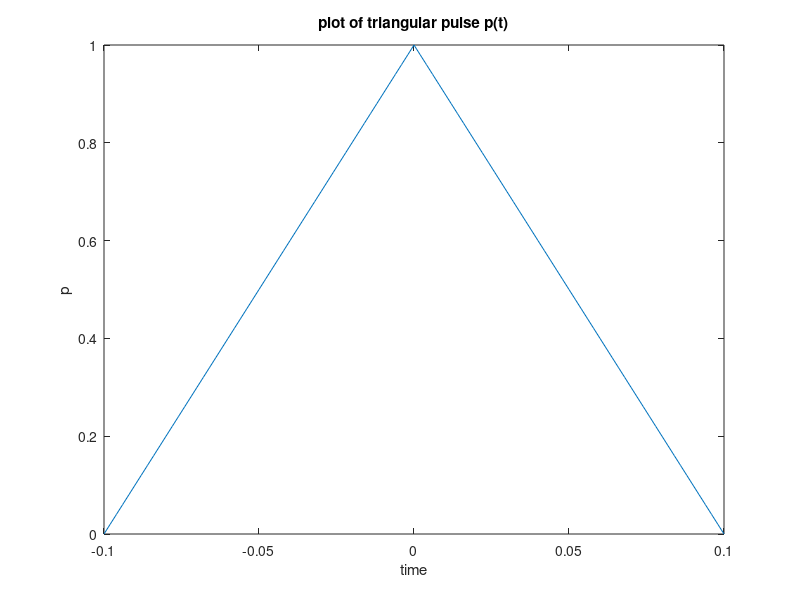
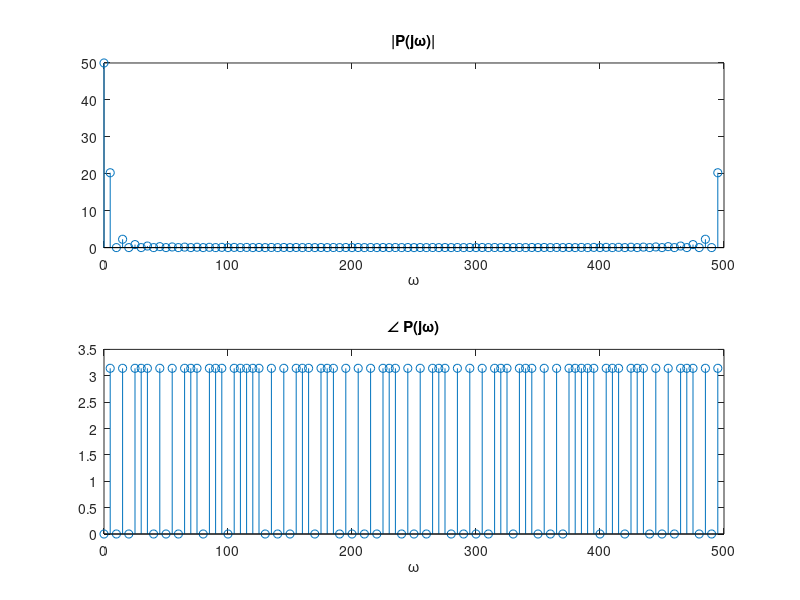
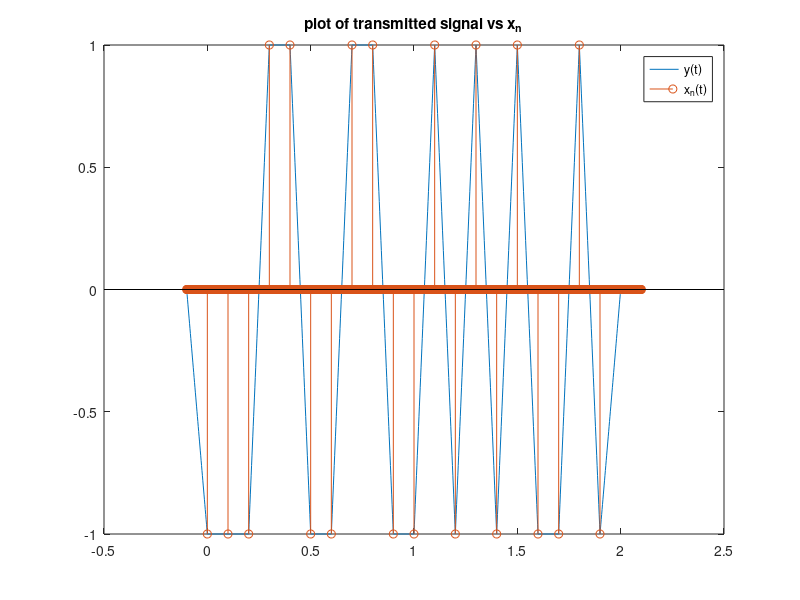
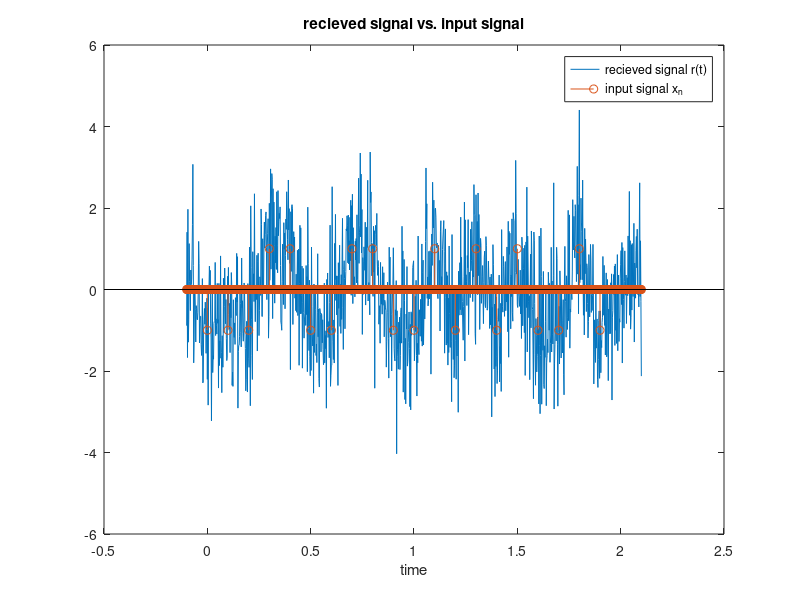

Write MATLAB code to recreate these figures, in order.
clear, close all

% param
N = 20; % number of bits
Tp = 0.1; % half the pulse width
dt = Tp/50; % sampling frequency -- keep this constant
fb = 1/(Tp); % bit rate
dt_b = 1/fb; % bit period (how long between bits)
t = 0:dt:(dt_b*N); % time range -- not sure if this is right
sigma = 1; % noise parameter for part e

% upper limit is the number of bit periods times the number of bits

%% PART A -- need graphs, etc
t_pulse = -Tp:dt:Tp;
p = 1-abs(t_pulse./Tp);
% creates triangular pulse that is 2*Tp wide in time

% plot(t_pulse,p)

transform = fft((p(1:end-1)));
Fs = 1/dt;
f = Fs * (0:length(transform)-1)/length(transform);

% figure, stem(abs(transform))

% testing shifted vs unshifted
% x = [0:0.2:1 0.8:-0.2:0.2];
% X = fft(x); X_shift=fft(fftshift(x));
% figure,subplot(2,1,1)
% stem(angle(X))
% subplot(2,1,2), stem(angle(X_shift))
% 
% figure,subplot(2,1,1)
% stem(abs(X))
% subplot(2,1,2)
% stem(abs(X_shift))

%% PART C
bits = 2*((rand(1,N)<0.5)-0.5);

%% PART D

% Thomas
% How I think x should be generated: u take the bits defined in c, and put
% them into an array along with time. every Ts time, there will be one of
% the spikes corresponding to one in bits
% result is kinda same as urs evan, but maybe its more general? idk

% makes a time vector of appropriate length. I chose Ts arbitrarily
Ts = 1/fb;
tx = 0:dt:(N)*Ts;

% insert the message onto xn, put a spike every Ts seconds
xn = zeros(size(tx));
for i=0:N-1
    xn(abs(tx - i * Ts) < .0001) = bits(i+1);
end
% calculate the convolution
y_conv = conv(xn, p);

%% part E
% add noise as specified
nt = sigma*randn(1,length(y_conv));
rt = nt + y_conv;

%% part F

% make a new time axis, again, time is increased by Tp on both sides
tx_out = -Tp:dt:(N)*Ts + Tp;
xhat = zeros(size(rt));
xhat_matched = zeros(size(rt));

p_negt = flip(p);
zn = conv(rt, p_negt, "same");

% make the zero array then add the +1 or -1 as described in the doc
for i=0:N-1
    index = find(abs(tx_out - i* Ts) < .001);
    if rt(index) > 0
        xhat(index) = 1;
    else
        xhat(index) = -1;
    end

    if zn(index) > 0
        xhat_matched(index) = 1;
    else
        xhat_matched(index) = -1;
    end

end


%% Part g
% i
figure;
plot(t_pulse, p);
xlabel('time'),ylabel('p')
title('plot of triangular pulse p(t)')

% TODO plot fft and hand calculate fft
figure
subplot(2, 1, 1)
stem(f, abs(transform))
title('|P(j\omega)|')
xlabel('\omega')
subplot(2, 1, 2)
% correcting phase noise -- the imagionary values were extremely tiny but
% were still causing there to be nonzero phase when the phase should've
% actually been zero

true_phase = zeros(length(transform),1);

for i = 1:length(transform)
    if imag(transform(i)) < 1e-6
        true_phase(i) = angle(real(transform(i)));
    else
        true_phase(i) = angle(transform(i));
    end
end

stem(f,true_phase)
xlabel('\omega')
title('\angle P(j\omega)')
%%
% ii
figure;
plot(tx_out, y_conv)
hold on, stem(tx_out,[zeros(1, floor(length(p)/2)) xn zeros(1, floor(length(p)/2))])
title('plot of transmitted signal vs x_n')
legend('y(t)','x_n(t)')
hold off
% iii
figure;
plot(tx_out, rt);
% plot it against the original impulse message. append zeros. the
% convolution will increase size of axis by half of the size of triangle
% (Tp) on both sides, so add that on
hold on,stem(tx_out,[zeros(1, floor(length(p)/2)) xn zeros(1, floor(length(p)/2))])
title('recieved signal vs. input signal')
xlabel('time')
legend('recieved signal r(t)','input signal x_n')
hold off

% iv
figure, hold on
stem(tx, xhat(Tp/dt+1:end-Tp/dt)),stem(tx,xn)
legend('Signed-based reciever','input signal')
title('sent message and decoded message, signed-based reciever')
xlabel('time')
hold off

figure,hold on
stem(tx, xhat_matched(Tp/dt+1:end-Tp/dt)),stem(tx,xn)
legend('Matched filter reciever','input signal')
title('sent message and decoded message, matched filter reciever')
xlabel('time')
hold off

% v
% bit rate 
disp("Bit rate: " + fb)
disp("noise standard deviation (essentially 1): " + std(nt))

Py = sum(y_conv.^2 * dt);
Pn = sum(nt.^2 * dt);
disp("SNR: " + Py/Pn);

% error rate calculations
xn_sign = xhat(xhat ~= 0);
xn_matched = xhat_matched(xhat ~= 0);
error_rate_sign = sum(xn_sign ~= bits)/N;
error_rate_matched = sum(xn_matched ~= bits)/N;

disp("sign-based reciever error rate: " + error_rate_sign);
disp("matched filter error rate: " + error_rate_matched);
